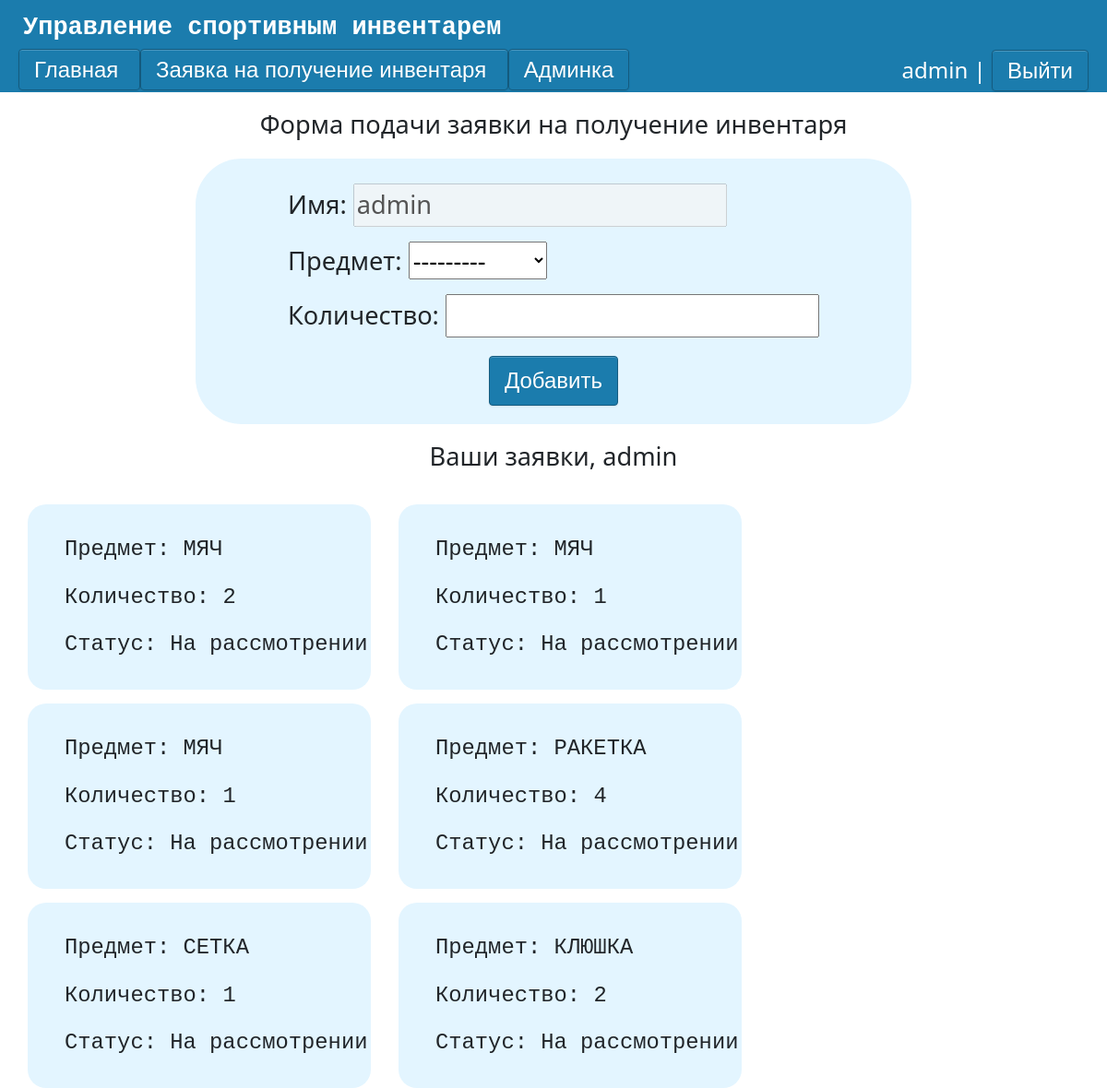
Page /application (signed in) on the committed database.
### main/models.py (models this page shows)
class Applications(models.Model):
    state = {'На рассмотрении': 'На рассмотрении', 'Одобрено': 'Одобрено', 'Отказано': 'Отказано'}
    username = models.CharField(max_length=100)
    Request = models.ForeignKey('Goods' ,on_delete=models.PROTECT,null=True)
    Request_count = models.PositiveIntegerField('Количество',default=0,validators=[MinValueValidator(0), MaxValueValidator(100)])
    Status = models.CharField('Статус заявки',default='На рассмотрении', choices=state,max_length=100)

class Goods(models.Model):
    state = {'новый':'новый','используемый':'используемый','сломанный': 'сломанный'}
    goods = models.CharField('Название',max_length=30)
    count = models.IntegerField('Количество')
    condition = models.CharField('Состояние',max_length=20, choices=state)
    def __str__(self):
        return self.goods

### main/views.py (the view)
# urls.py: path('application', views.ApplicationsForm, name='application'),
def ApplicationsForm(request):
    g = list(Goods.objects.all())
    r = list(Applications.objects.all())
    n = []
    for el in r:
        if request.user.username == el.username:
            n.append(el)
    if request.method == 'POST':
        form = AddPostFormR(request.POST or None, user=request.user)
        if form.is_valid():
            try:
                item = int(form.data['Request'])
                counts = []
                for el in g:
                    counts.append(el.count)
                if int(form.data['Request_count']) <= counts[item-1]:
                    Applications.objects.create(**form.cleaned_data)
                    return  redirect('application')
                else:
                    error = 'Убедитесь, что инвентаря достаточно'
                    return render(request, 'main/Application.html', {'form': form ,'n' : n,'g' : g,'error': error })
            except:
                form.add_error(None,'Ошибка')
    else:
        form=AddPostFormR(user=request.user)
    return render(request, 'main/Application.html' , {'form': form ,'n' : n,'g' : g})

### main/forms.py
class AddPostFormR(forms.Form):
    def __init__(self, *args, **kwargs):
        self.user = kwargs.pop('user', None)
        super(AddPostFormR, self).__init__(*args, **kwargs)
        if self.user:
            self.fields['username'].initial = self.user.username
    username = forms.Field(disabled=True)
    C =(Goods.objects.values_list('count'))
    N = (Goods.objects.values_list('goods'))
    Request = forms.ModelChoiceField(Goods.objects.all())
    Request_count = forms.IntegerField(validators=[MinValueValidator(1)])

### main/templates/main/Application.html (shortened to what this page needs)
{% extends 'main/layout.html' %}
{% block content %}
               {% if request.user.is_authenticated %}
                <div class = 'form_user'>
                    <p class = 'form_title'>Форма подачи заявки на получение инвентаря</p>
                    <form action="{% url 'application' %}" method="post" class ='form_content'>
                        <p><label for="{{ form.username.id_for_label }}"> Имя:</label> {{form.username}}</p>
                        <p><label for="{{ form.Request.id_for_label }}"> Предмет:</label> {{ form.Request}}</p>
                        <p><label for="{{ form.Request_count.id_for_label }}"> Количество:</label> {{ form.Request_count}}</p>
                        <button class="btn2" type="submit">
                            Добавить
                        </button>
                    </form>
                </div>
                    <div class = 'form_forms'>
                        <p class = 'form_forms_p'> Ваши заявки, {{ request.user }} </p>
                    {% for el in n %}
                        <div class = 'review'>
                            <p><pre >Предмет: {{el.Request}} </pre></p>
                            <p><pre >Количество: {{el.Request_count}} </pre></p>
                            <p><pre >Статус: {{el.Status}} </pre></p>
                        </div>
                    {% endfor %}
                    </div>
                {% else %}
                    <p class = 'enter_or_reg'>Войдите или зарегистрируйтесь</p>
                {% endif %}
{% endblock %}

### main/templates/main/layout.html (shortened to what this page needs)
{% load static %}
<!DOCTYPE html>
<html lang="ru">
<head>
    <link rel="stylesheet" href="https://cdn.jsdelivr.net/npm/bootstrap@5.3.2/dist/css/bootstrap.min.css">
    <link rel="stylesheet" href="{% static 'main/css/css.css' %}">
</head>
<body>
    <div class = "back">
        <div class = 'top'>
                <div class="logo2"><samp>Управление спортивным инвентарем</samp></div>
                <div class = 'lower'>
                    <a href="{% url 'main' %}" class = 'btn3'> Главная </a>
                    <a href="{% url 'application' %}" class = 'btn3'> Заявка на получение инвентаря </a>
                    {% if request.user.is_superuser %}
                    <a href="http://127.0.0.1:8000/admin/" class = 'btn3'> Админка </a>
                    {% endif %}
                {% if request.user.is_authenticated %}
                    <li class="last"> {{user.username}} | <a href="{% url 'logout' %}" class="btn3">Выйти</a></li>
                    {% else %}
                    <li class="last"><a href="register" class="btn3"> Регистрация</a>  <a href="login" class="btn3"> Войти </a></li>
                {% endif %}
                </div>
        </div>
        {% block content  %}
        {% endblock %}
    </div>
</body>
</html>

### main/static/main/css/css.css (style rules this page uses)
.top { background: #1B7CAD; width: 100%; height: 100px; }
.back { height: 100%; width: 100%; }
.logo2 { font-size: 27px; padding-top: 7px; margin-left: 25px; font-weight: bold; color: #fff; }
.lower { width: 100%; height: 50%; padding-top: 7px; padding-left: 20px; padding-right: 20px; }
.last { font-size: 24px; float:right; color: #fff; }
li { list-style-type: none; }
button.btn2 { border-radius: 4px; -webkit-box-shadow: inset 0 1px 0 rgba(255, 255, 255, 0.2), 0 1px 2px rgba(0, 0, 0, 0.08); -moz-box-shadow: inset 0 1px 0 rgba(255, 255, 255, 0.2), 0 1px 2px rgba(0, 0, 0, 0.08); box-shadow: inset 0 1px 0 rgba(255, 255, 255, 0.2), 0 1px 2px rgba(0, 0, 0, 0.08); color: #fff; display:block; width:auto; text-align: center; font-family: Arial, Helvetica, sans-serif; font-size: 24px; padding: 8px 16px; margin: 20px auto; text-decoration: none; text-shadow: 0 1px 1px rgba(0, 0, 0, 0.075); -webkit-transition: background-color 0.1s linear; -moz-transition: background-color 0.1s linear; -o-transition: background-color 0.1s linear; transition: background-color 0.1s linear; background-color: rgb( 27, 124, 173 ); border: 1px solid rgb( 20, 91, 127 ); }
a.btn3 { border-radius: 4px; -webkit-box-shadow: inset 0 1px 0 rgba(255, 255, 255, 0.2), 0 1px 2px rgba(0, 0, 0, 0.08); -moz-box-shadow: inset 0 1px 0 rgba(255, 255, 255, 0.2), 0 1px 2px rgba(0, 0, 0, 0.08); box-shadow: inset 0 1px 0 rgba(255, 255, 255, 0.2), 0 1px 2px rgba(0, 0, 0, 0.08); color: #fff; width:115px; text-align: center; font-family: Arial, Helvetica, sans-serif; font-size: 24px; padding: 8px 16px; margin: 20px auto; text-decoration: none; text-shadow: 0 1px 1px rgba(0, 0, 0, 0.075); -webkit-transition: background-color 0.1s linear; -moz-transition: background-color 0.1s linear; -o-transition: background-color 0.1s linear; transition: background-color 0.1s linear; background-color: rgb( 27, 124, 173 ); border: 1px solid rgb( 20, 91, 127 ); }
.form_user { display: grid; place-items: center; }
.form_content { padding-top: 27px; font-size: 1.7rem; background-color: #e3f5ff; padding-left: 100px; padding-right: 100px; border-radius: 50px; }
.form_title { margin-top: 15px; font-size: 1.7rem; }
.form_forms_p { margin-top: 15px; font-size: 1.7rem; text-align: center; }
.review { float: left; overflow:auto; width: 31vw; margin-top: 15px; margin-left: 30px; font-size: 1.7rem; background-color: #e3f5ff; border-radius: 20px; padding-left: 40px; padding-top: 15px; padding-bottom: 15px }

### rows in the picture
Applications: Request "МЯЧ", Request_count "2", Status "На рассмотрении…"
Applications: Request "МЯЧ", Request_count "1", Status "На рассмотрении…"
Applications: Request "МЯЧ", Request_count "1", Status "На рассмотрении…"
Applications: Request "РАКЕТКА", Request_count "4", Status "На рассмотрении…"
Applications: Request "СЕТКА", Request_count "1", Status "На рассмотрении…"
Applications: Request "КЛЮШКА", Request_count "2", Status "На рассмотрении…"

### other values in the picture
{{ user.username }} "admin"
{{ request.user }} "admin"
